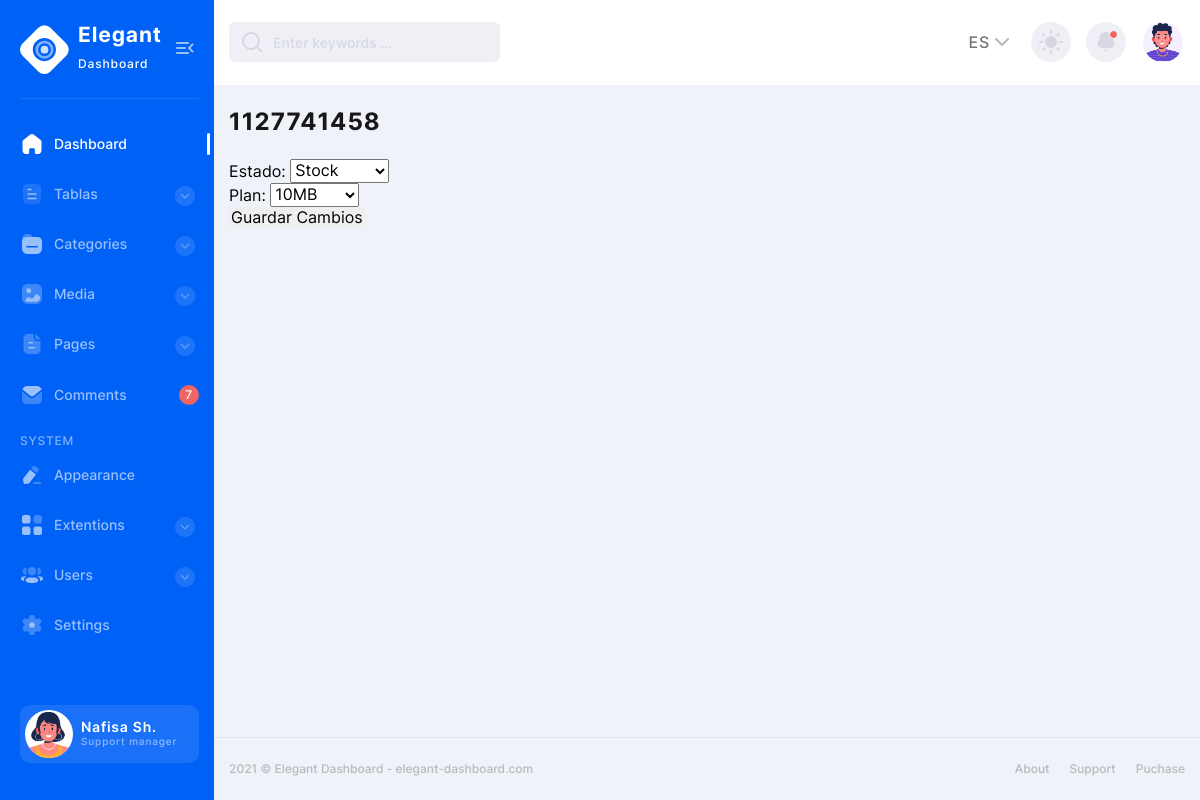
Screenshot of /produccion/editlineas/1/ with the database file from the repository.
### produccion/models.py (models this page shows, shortened)
class Linea(models.Model):
    ESTADO_CHOICES = [
        ('Stock', 'Stock'),
        ('Activa', 'Activa'),
        ('Pendiente', 'Pendiente'),
        ('Baja', 'Baja'),
    ]
    empresa = models.ForeignKey(Empresa, on_delete=models.CASCADE)
    plan = models.ForeignKey(Plan, on_delete=models.CASCADE)
    numero_de_serie = models.CharField(max_length=100)
    numero_de_telefono = models.CharField(max_length=100)
    estado = models.CharField(choices=ESTADO_CHOICES, max_length=20)

### produccion/views.py (the view)
# urls.py: path('editlineas/<int:pk>/', LineaUpdateView.as_view(), name='linea_edit'),
class LineaUpdateView(UpdateView):
    model = Linea
    fields = ['estado','plan']
    template_name = "produccion/linea_edit.html"
    success_url = reverse_lazy('linea_list')

### produccion/models.py (called while the page is built)
    def __str__(self):
        return self.nombre

### produccion/templates/produccion/linea_edit.html (shortened to what this page needs)
{% extends 'base.html' %}
{% block title %}{{ object.numero_de_telefono}}{% endblock %}
{% block content %}
  <form method="post">
    {{ form.as_p }}
    <button type="submit">Guardar Cambios</button>
  </form>
{% endblock %}

### rows the page displays
Linea: numero_de_telefono "1127741458", estado "Stock", plan "10MB"
